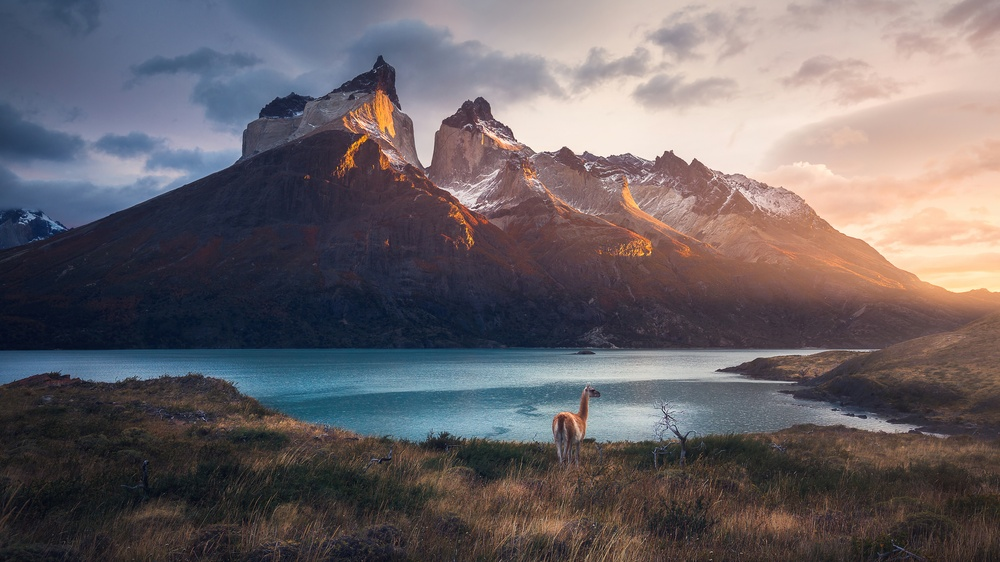
#> input picture inputs/landscape.jpg, 1000 x 562 px, shrunk from 3840 x 2160 before the run, found by its file name
$ python day7_histogram.py
#> lines starting #> are read from the running program, lines starting #| are printed output that depends on the picture
import cv2, numpy as np

img = cv2.imread("inputs/landscape.jpg", cv2.IMREAD_GRAYSCALE)
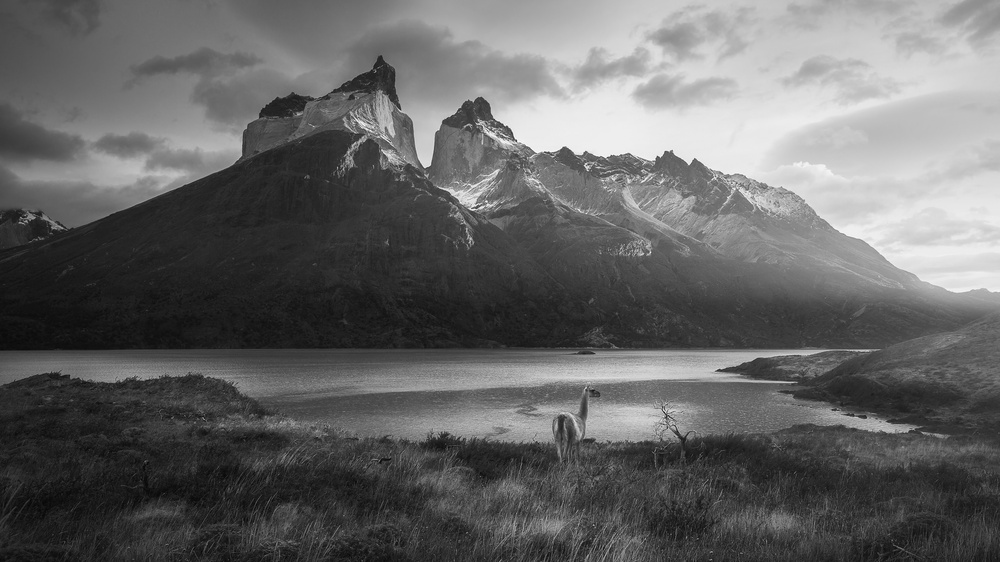
#> img: shape (562, 1000); min 5, max 255, mean 101.4
if img is None:
    raise FileNotFoundError("inputs/landscape.jpg bulunamadı.")

hist = cv2.calcHist([img], [0], None, [256], [0,256])
#> hist = 256 values, max 6534 at index 40, min 0 at index 0, mean 2195.3
np.save("outputs/day7/histogram.npy", hist)

import matplotlib.pyplot as plt
plt.plot(hist)
plt.title("Grayscale Histogram")
plt.savefig("outputs/day7/histogram.png")
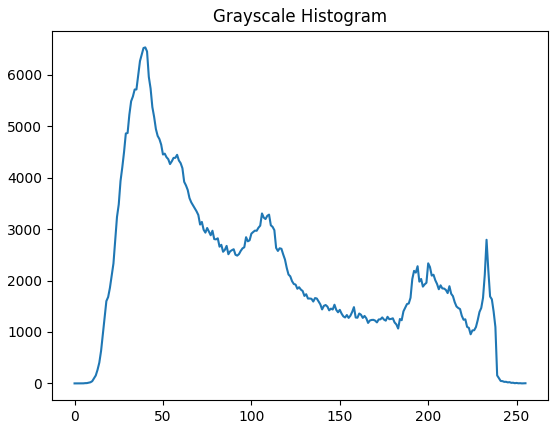
#> figure drawn by matplotlib, 1 panel; curve peaks at x = 40, y = 6534
